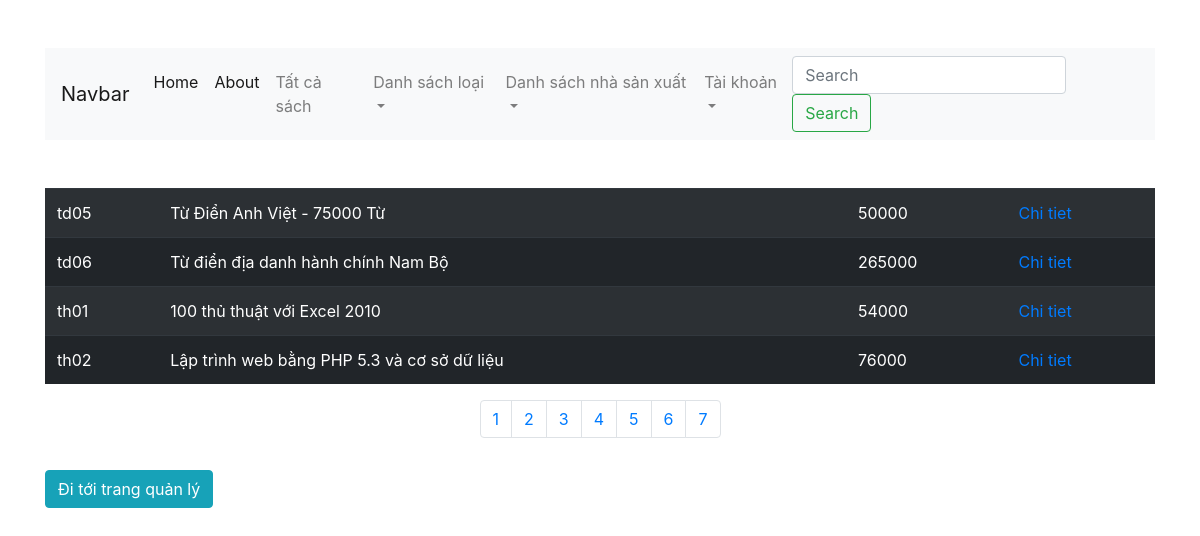
Screenshot of /index.php?pageNum=2 with the database file from the repository.
### tables this page shows
CREATE TABLE `book` (
  `book_id` varchar(15) NOT NULL,
  `book_name` varchar(250) NOT NULL,
  `description` text NOT NULL,
  `price` int(10) NOT NULL,
  `img` varchar(50) NOT NULL,
  `pub_id` varchar(5) NOT NULL,
  `cat_id` varchar(5) NOT NULL
);

### models/Db.php (called while the page is built, shortened)
<?php
class Db{
    protected static $pdo;
    function __construct()
    {
        self::$pdo = new PDO('mysql:host='. HOST .';dbname='. DB, USER , PW);
        self::$pdo->query('set names utf8');
    }
    protected function selectQuery($sql, $arr=[])
    {
        $stm = self::$pdo->prepare($sql);
        $stm->execute($arr);
        $data = $stm->fetchAll(PDO::FETCH_ASSOC);
        return $data;
    }
}

### models/Sach.php (called while the page is built, shortened)
<?php
class Sach extends Db
{
    function panigation()
    {
        $pageSize = 4;
        $pageNum = 1;
        if (isset($_GET['pageNum'])  == true) $pageNum = $_GET['pageNum'];
        $startRow = ($pageNum - 1) * $pageSize;
        return  $this->selectQuery("select * from book order by book_id limit $startRow," . $pageSize . "");
    }
}

### views/sach/index.php (the view)
<table class='table table-striped table-dark'>
    <?php
    foreach ($data as $r) {
    ?>
        <tr>
            <td><?php echo $r['book_id']; ?></td>
            <td><?php echo $r['book_name']; ?></td>
            <td><?php echo $r['price']; ?></td>
            <td>
                <a href="./index.php?controller=sach&action=detail&id=<?php echo $r['book_id'] ?>">
                    Chi tiet
                </a>
            </td>
        </tr>
    <?php
    }
    ?>
</table>

### rows the page displays
book: book_id "td05", book_name "Từ Điển Anh Việt - 75000 Từ", price "50000"
book: book_id "td06", book_name "Từ điển địa danh hành chính Nam Bộ", price "265000"
book: book_id "th01", book_name "100 thủ thuật với Excel 2010", price "54000"
book: book_id "th02", book_name "Lập trình web bằng PHP 5.3 và cơ sở dữ liệu", price "76000"
